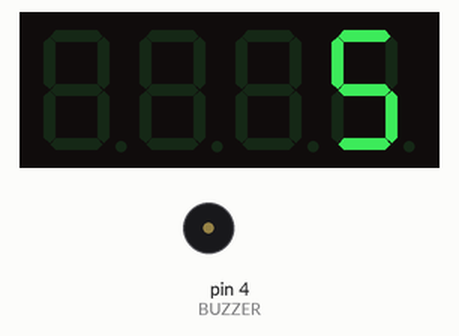
Recording of a sketch running on a simulated Arduino Uno, built with avr-gcc and run on an emulated ATmega328P. On the bench: 4-digit seven-segment display, buzzer (waves = sounding).

Above: at 3.8 s.
Timing chart, 0 to 5.3 s (numbered marks = the images above):
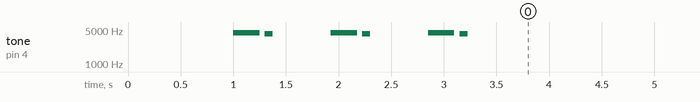

The sketch:

master.ino
```cpp
//#include <SevenSegmentTM1637.h>

#include <TM1637Display.h>
#include <KtaneI2C.h>

#define DISPLAY_CLK 6
#define DISPLAY_DIO 7
#define BUZZER 4

KtaneI2CMaster I2C;

constexpr int16_t moduleTime = 120;

//SevenSegmentTM1637 display2(DISPLAY_CLK, DISPLAY_DIO);
TM1637Display display(DISPLAY_CLK, DISPLAY_DIO);
char serial[SerialNumber::Digits];
int32_t startTime;

void setup()
{
  Serial.begin(9600);
  pinMode(OUTPUT, BUZZER);
  //display2.init();
  //display2.print(5.23);

  delay(1000); // Give everything else time to boot
  //I2C.onEvent(onEvent);
  //I2C.begin();
  //Serial.print(I2C.getNumModules());
  startTime = millis();

  for (int i = 0; i < 3; i++)
  {
    tone(BUZZER, 4400, 250);
    delay(300);
    tone(BUZZER, 4150, 75);
    delay(625);
  }

  display.setBrightness(7);
  display.showNumberDec(5);
}

void loop()
{

  //I2C.checkHeartbeat();
  updateTimer();
  delay(10);
}

void onEvent(ModuleEvent event, int8_t moduleIndex)
{
  if (event == ModuleEvent::Strike)
    Serial.print("strike\n");
  else if (event == ModuleEvent::Complete)
    Serial.print("complete\n");
}

void generateSerial(char* outSerial)
{

}

void updateTimer()
{
  int16_t time = moduleTime - ((millis() - startTime) / 1000);
  int16_t displayValue = (100 * (time / 60)) + (time % 60);
}
```
